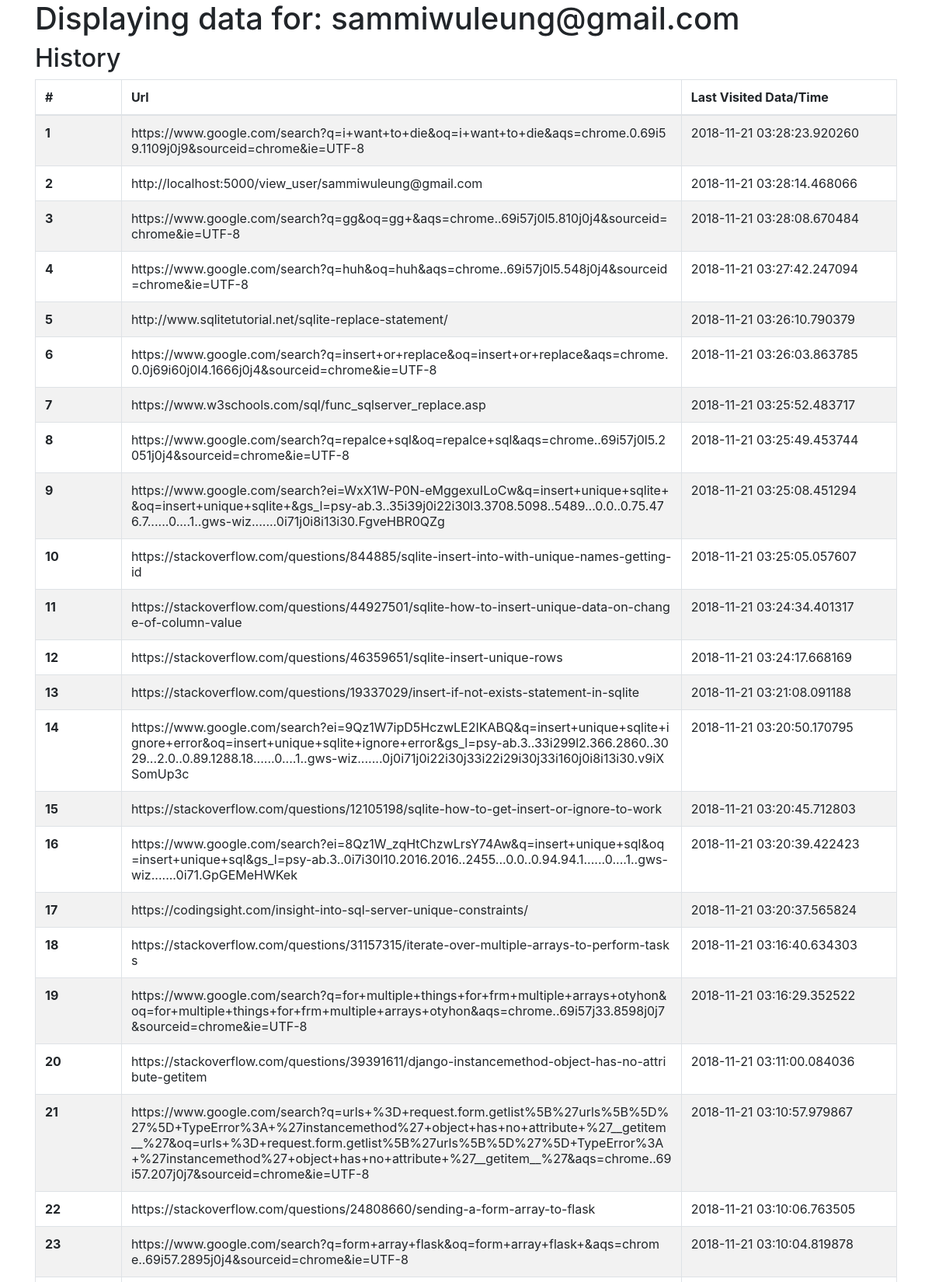
The page /view_user/sammiwuleung@gmail.com (upper part) on the database its author committed.
### tables this page shows
CREATE TABLE History (
    Email VARCHAR(255),
    Url TEXT UNIQUE,
    LastVisited DATETIME
    );

### server.py (the view)
@app.route("/view_user/<email>", methods=['GET'])
def view_user(email):
    hist = history.get_history_by_user(email)
    return render_template('user.html', email = email, history = hist)

### history.py (called while the page is built)
def get_history_by_user(email):
    conn = sqlite3.connect("data.db")
    c = conn.cursor()
    q = """SELECT *
    FROM History
    WHERE Email=?
    ORDER BY LastVisited DESC"""
    data = c.execute(q, (email,)).fetchall()
    conn.commit()
    conn.close()
    return data

### templates/user.html (shortened to what this page needs)
{% extends "base.html" %}
{% block contents %}
<div class="container">
    <h1> Displaying data for: {{email}} </h1>
    <h2> History </h2>
    {% include 'history.html' %}
</div>
{% endblock %}

### templates/base.html (shortened to what this page needs)
<html>
    <head>
            <link rel="stylesheet" href="https://maxcdn.bootstrapcdn.com/bootstrap/4.0.0/css/bootstrap.min.css">
            <link rel="stylesheet" href="../static/styles.css">
     </head>
    <body>
            {% block contents %}{% endblock %}
    </body>
</html>

### templates/history.html (shortened to what this page needs)
{% extends "base.html" %}
{% block contents %}
<table class="table table-bordered table-striped">
    <thead>
        <tr>
            <th scope="col"> # </th>
            <th scope="col"> Url </th>
            <th scope="col"> Last Visited Data/Time </th>
        </tr>
    </thead>
    <tbody>
        {% for history in history %}
        <tr class="wrap-word">
            <th scope="row" width="10%"> {{ loop.index }} </th>
            <td width="65%"> {{ history[1] }}</td>
            <td width="25%"> {{ history[2] }}</td>
        </tr>
        {% endfor %}
    </tbody>
</table>
{% endblock %}

### static/styles.css (style rules this page uses)
.wrap-word { word-wrap: break-word; word-break: break-all; }

### rows shown on the page
History: Url "https://www.google.com/search?q=i+want+to+die&oq=i+want+to+die&aqs=chrome.0.69i59.1109j0j9&sourceid=chrome&ie=UTF-8", LastVisited "2018-11-21 03:28:23.920260"
History: Url "http://localhost:5000/view_user/sammiwuleung@gmail.com", LastVisited "2018-11-21 03:28:14.468066"
History: Url "https://www.google.com/search?q=gg&oq=gg+&aqs=chrome..69i57j0l5.810j0j4&sourceid=chrome&ie=UTF-8", LastVisited "2018-11-21 03:28:08.670484"
History: Url "https://www.google.com/search?q=huh&oq=huh&aqs=chrome..69i57j0l5.548j0j4&sourceid=chrome&ie=UTF-8", LastVisited "2018-11-21 03:27:42.247094"
History: Url "http://www.sqlitetutorial.net/sqlite-replace-statement/", LastVisited "2018-11-21 03:26:10.790379"
History: Url "https://www.google.com/search?q=insert+or+replace&oq=insert+or+replace&aqs=chrome.0.0j69i60j0l4.1666j0j4&sourceid=chrome&ie=UTF-8", LastVisited "2018-11-21 03:26:03.863785"
History: Url "https://www.w3schools.com/sql/func_sqlserver_replace.asp", LastVisited "2018-11-21 03:25:52.483717"
History: Url "https://www.google.com/search?q=repalce+sql&oq=repalce+sql&aqs=chrome..69i57j0l5.2051j0j4&sourceid=chrome&ie=UTF-8", LastVisited "2018-11-21 03:25:49.453744"
History: Url "https://www.google.com/search?ei=WxX1W-P0N-eMggexuILoCw&q=insert+unique+sqlite+&oq=insert+unique+sqlite+&gs_l=psy-ab.3..35i39j0i22i30l3.3708.5098..5489...0.0..0.75.476.7......0....1..gws-wiz.......0i71j0i8i13i30.FgveHBR0QZg", LastVisited "2018-11-21 03:25:08.451294"
History: Url "https://stackoverflow.com/questions/844885/sqlite-insert-into-with-unique-names-getting-id", LastVisited "2018-11-21 03:25:05.057607"
History: Url "https://stackoverflow.com/questions/44927501/sqlite-how-to-insert-unique-data-on-change-of-column-value", LastVisited "2018-11-21 03:24:34.401317"
History: Url "https://stackoverflow.com/questions/46359651/sqlite-insert-unique-rows", LastVisited "2018-11-21 03:24:17.668169"
History: Url "https://stackoverflow.com/questions/19337029/insert-if-not-exists-statement-in-sqlite", LastVisited "2018-11-21 03:21:08.091188"
History: Url "https://www.google.com/search?ei=9Qz1W7ipD5HczwLE2IKABQ&q=insert+unique+sqlite+ignore+error&oq=insert+unique+sqlite+ignore+error&gs_l=psy-ab.3..33i299l2.366.2860..3029...2.0..0.89.1288.18......0....1..gws-wiz.......0j0i71j0i22i30j33i22i29i30j33i160j0i8i13i30.v9iXSomUp3c", LastVisited "2018-11-21 03:20:50.170795"
History: Url "https://stackoverflow.com/questions/12105198/sqlite-how-to-get-insert-or-ignore-to-work", LastVisited "2018-11-21 03:20:45.712803"
History: Url "https://www.google.com/search?ei=8Qz1W_zqHtChzwLrsY74Aw&q=insert+unique+sql&oq=insert+unique+sql&gs_l=psy-ab.3..0i7i30l10.2016.2016..2455...0.0..0.94.94.1......0....1..gws-wiz.......0i71.GpGEMeHWKek", LastVisited "2018-11-21 03:20:39.422423"
History: Url "https://codingsight.com/insight-into-sql-server-unique-constraints/", LastVisited "2018-11-21 03:20:37.565824"
History: Url "https://stackoverflow.com/questions/31157315/iterate-over-multiple-arrays-to-perform-tasks", LastVisited "2018-11-21 03:16:40.634303"
History: Url "https://www.google.com/search?q=for+multiple+things+for+frm+multiple+arrays+otyhon&oq=for+multiple+things+for+frm+multiple+arrays+otyhon&aqs=chrome..69i57j33.8598j0j7&sourceid=chrome&ie=UTF-8", LastVisited "2018-11-21 03:16:29.352522"
History: Url "https://stackoverflow.com/questions/39391611/django-instancemethod-object-has-no-attribute-getitem", LastVisited "2018-11-21 03:11:00.084036"
History: Url "https://www.google.com/search?q=urls+%3D+request.form.getlist%5B%27urls%5B%5D%27%5D+TypeError%3A+%27instancemethod%27+object+has+no+attribute+%27__getitem__%27&oq=urls+%3D+request.form.getlist%5B%27urls%5B%5D%27%5D+TypeError%3A+%27instancemethod%27+object+has+no+attribute+%27__getitem__%27&aqs=chrome..69i57.207j0j7&sourceid=chrome&ie=UTF-8", LastVisited "2018-11-21 03:10:57.979867"
History: Url "https://stackoverflow.com/questions/24808660/sending-a-form-array-to-flask", LastVisited "2018-11-21 03:10:06.763505"
History: Url "https://www.google.com/search?q=form+array+flask&oq=form+array+flask+&aqs=chrome..69i57.2895j0j4&sourceid=chrome&ie=UTF-8", LastVisited "2018-11-21 03:10:04.819878"

### other values the page prints
{{ email }} "sammiwuleung@gmail.com"
